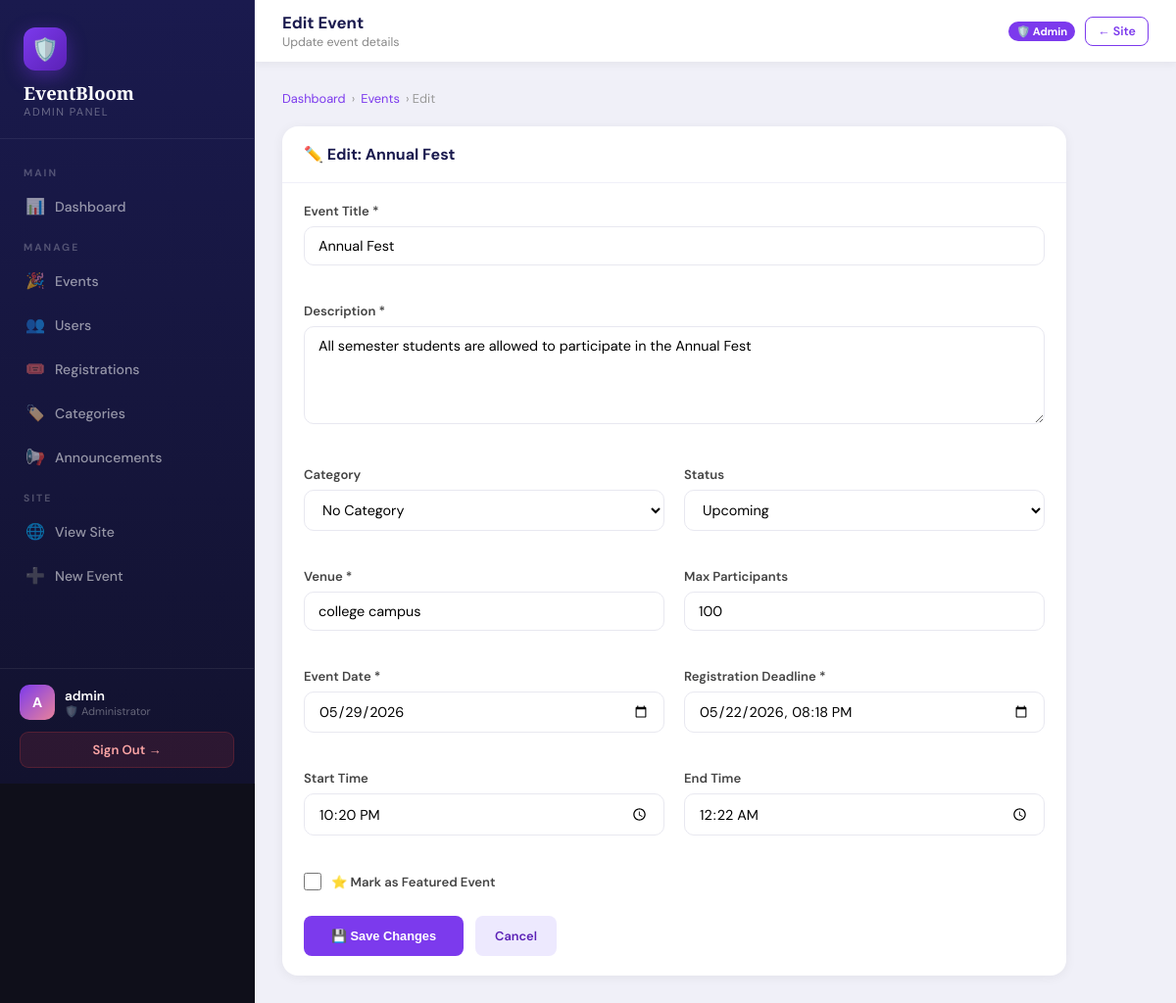
/admin-panel/events/2/edit/ (signed in), run on the app's committed database.
### events/models.py (models this page shows, shortened)
class Event(models.Model):
    STATUS_CHOICES = [
        ('upcoming', 'Upcoming'),
        ('ongoing', 'Ongoing'),
        ('completed', 'Completed'),
        ('cancelled', 'Cancelled'),
    ]
    title = models.CharField(max_length=200)
    description = models.TextField()
    category = models.ForeignKey(Category, on_delete=models.SET_NULL, null=True, blank=True)
    organizer = models.ForeignKey(User, on_delete=models.CASCADE, related_name='organized_events')
    venue = models.CharField(max_length=200)
    date = models.DateField()
    start_time = models.TimeField()
    end_time = models.TimeField()
    max_participants = models.PositiveIntegerField(default=100)
    registration_deadline = models.DateTimeField()
    status = models.CharField(max_length=20, choices=STATUS_CHOICES, default='upcoming')
    image_url = models.CharField(max_length=500, blank=True, default='')
    created_at = models.DateTimeField(auto_now_add=True)
    updated_at = models.DateTimeField(auto_now=True)
    is_featured = models.BooleanField(default=False)
    class Meta:
        ordering = ['date', 'start_time']

### events/views.py (the view)
    def wrapper(request, *args, **kwargs):
        if not request.user.is_authenticated or not request.user.is_staff:
            messages.error(request, 'Admin access required. Please login with admin credentials.')
            return redirect('admin_login')
        return view_func(request, *args, **kwargs)

### events/views.py (called while the page is built, shortened)
def admin_required(view_func):
    def wrapper(request, *args, **kwargs):
        if not request.user.is_authenticated or not request.user.is_staff:
            messages.error(request, 'Admin access required. Please login with admin credentials.')
            return redirect('admin_login')
        return view_func(request, *args, **kwargs)
    return wrapper

@admin_required
def admin_edit_event(request, pk):
    event = get_object_or_404(Event, pk=pk)
    categories = Category.objects.all()
    return render(request, 'events/admin_edit_event.html', {'event': event, 'categories': categories})

### templates/events/admin_edit_event.html (shortened to what this page needs)
{% extends 'events/admin_base.html' %}
{% block page_title %}Edit Event{% endblock %}
{% block page_sub %}Update event details{% endblock %}
{% block content %}
<div class="ap-breadcrumb">
  <a href="{% url 'admin_panel' %}">Dashboard</a> › <a href="{% url 'admin_events' %}">Events</a> › Edit
</div>
<div class="ap-card" style="max-width:800px;">
  <div class="ap-card-header">
    <span class="ap-card-title">✏️ Edit: {{ event.title|truncatechars:40 }}</span>
  </div>
  <div class="ap-card-body">
    <form method="post">
      <div class="ap-grid-2">
        <div class="ap-form-group" style="grid-column:1/-1;">
          <label class="ap-form-label">Event Title *</label>
          <input type="text" name="title" class="ap-form-input" value="{{ event.title }}" required>
        </div>
        <div class="ap-form-group" style="grid-column:1/-1;">
          <label class="ap-form-label">Description *</label>
          <textarea name="description" class="ap-form-textarea" required>{{ event.description }}</textarea>
        </div>
        <div class="ap-form-group">
          <label class="ap-form-label">Category</label>
          <select name="category" class="ap-form-select">
            <option value="">No Category</option>
          </select>
        </div>
        <div class="ap-form-group">
          <label class="ap-form-label">Status</label>
          <select name="status" class="ap-form-select">
            {% for val, label in event.STATUS_CHOICES %}
            <option value="{{ val }}" {% if event.status == val %}selected{% endif %}>{{ label }}</option>
            {% endfor %}
          </select>
        </div>
        <div class="ap-form-group">
          <label class="ap-form-label">Venue *</label>
          <input type="text" name="venue" class="ap-form-input" value="{{ event.venue }}" required>
        </div>
        <div class="ap-form-group">
          <label class="ap-form-label">Max Participants</label>
          <input type="number" name="max_participants" class="ap-form-input" value="{{ event.max_participants }}" min="1">
        </div>
        <div class="ap-form-group">
          <label class="ap-form-label">Event Date *</label>
          <input type="date" name="date" class="ap-form-input" value="{{ event.date|date:'Y-m-d' }}" required>
        </div>
        <div class="ap-form-group">
          <label class="ap-form-label">Registration Deadline *</label>
          <input type="datetime-local" name="registration_deadline" class="ap-form-input" value="{{ event.registration_deadline|date:'Y-m-d\TH:i' }}" required>
        </div>
        <div class="ap-form-group">
          <label class="ap-form-label">Start Time</label>
          <input type="time" name="start_time" class="ap-form-input" value="{{ event.start_time|time:'H:i' }}">
        </div>
        <div class="ap-form-group">
          <label class="ap-form-label">End Time</label>
          <input type="time" name="end_time" class="ap-form-input" value="{{ event.end_time|time:'H:i' }}">
        </div>
        <div class="ap-form-group" style="grid-column:1/-1;">
          <label style="display:flex; align-items:center; gap:10px; cursor:pointer;">
            <input type="checkbox" name="is_featured" {% if event.is_featured %}checked{% endif %} style="width:18px; height:18px; accent-color:#7c3aed;">
            <span class="ap-form-label" style="margin:0;">⭐ Mark as Featured Event</span>
          </label>
        </div>
      </div>
      <div style="display:flex; gap:12px; margin-top:8px;">
        <button type="submit" class="ap-btn ap-btn-primary" style="padding:12px 28px;">💾 Save Changes</button>
        <a href="{% url 'admin_events' %}" class="ap-btn ap-btn-edit" style="padding:12px 20px;">Cancel</a>
      </div>
    </form>
  </div>
</div>
{% endblock %}

### templates/events/admin_base.html (shortened to what this page needs)
{% load static %}
<!DOCTYPE html>
<html lang="en">
<head>
  <link rel="stylesheet" href="{% static 'css/style.css' %}">
</head>
<body>
<div class="ap-layout">
  <aside class="ap-sidebar" id="apSidebar">
    <div class="ap-sidebar-brand">
      <div class="brand-icon">🛡️</div>
      <div class="brand-name">EventBloom</div>
      <div class="brand-sub">Admin Panel</div>
    </div>
    <nav class="ap-nav">
      <div class="ap-nav-section">Main</div>
      <a href="{% url 'admin_panel' %}" class="ap-nav-link {% if request.resolver_match.url_name == 'admin_panel' %}active{% endif %}">
        <span class="nav-icon">📊</span> Dashboard
      </a>
      <div class="ap-nav-section">Manage</div>
      <a href="{% url 'admin_events' %}" class="ap-nav-link {% if 'admin_event' in request.resolver_match.url_name %}active{% endif %}">
        <span class="nav-icon">🎉</span> Events
      </a>
      <a href="{% url 'admin_users' %}" class="ap-nav-link {% if 'admin_user' in request.resolver_match.url_name %}active{% endif %}">
        <span class="nav-icon">👥</span> Users
      </a>
      <a href="{% url 'admin_registrations' %}" class="ap-nav-link {% if 'admin_registration' in request.resolver_match.url_name %}active{% endif %}">
        <span class="nav-icon">🎟️</span> Registrations
      </a>
      <a href="{% url 'admin_categories' %}" class="ap-nav-link {% if 'admin_categor' in request.resolver_match.url_name %}active{% endif %}">
        <span class="nav-icon">🏷️</span> Categories
      </a>
      <a href="{% url 'admin_announcements' %}" class="ap-nav-link {% if 'admin_announcement' in request.resolver_match.url_name %}active{% endif %}">
        <span class="nav-icon">📢</span> Announcements
      </a>
      <div class="ap-nav-section">Site</div>
      <a href="{% url 'home' %}" class="ap-nav-link" target="_blank">
        <span class="nav-icon">🌐</span> View Site
      </a>
      <a href="{% url 'create_event' %}" class="ap-nav-link">
        <span class="nav-icon">➕</span> New Event
      </a>
    </nav>
    <div class="ap-sidebar-footer">
      <div class="ap-user-info">
        <div class="ap-avatar">{{ user.first_name|first|upper|default:user.username|first|upper }}</div>
        <div>
          <div class="ap-user-name">{{ user.get_full_name|default:user.username }}</div>
          <div class="ap-user-role">🛡️ Administrator</div>
        </div>
      </div>
      <a href="{% url 'logout' %}" class="ap-logout-btn">Sign Out →</a>
    </div>
  </aside>
  <div class="ap-main">
    <div class="ap-topbar">
      <div style="display:flex; align-items:center; gap:12px;">
        <div>
          <div class="ap-topbar-title">{% block page_title %}Admin Panel{% endblock %}</div>
          <div class="ap-topbar-sub">{% block page_sub %}EventBloom Administration{% endblock %}</div>
        </div>
      </div>
      <div class="ap-topbar-actions">
        <span class="ap-topbar-badge">🛡️ Admin</span>
        <a href="{% url 'home' %}" class="ap-btn ap-btn-outline" style="font-size:0.78rem; padding:6px 12px;">← Site</a>
      </div>
    </div>
    <div class="ap-content">
      {% block content %}{% endblock %}
    </div>
  </div>
</div>
</body>
</html>

### static/css/style.css (style rules this page uses)
:root { --pink: #FFB3C6; --pink-light: #FFD6E0; --pink-deep: #E8829A; --lavender: #C9B8FF; --lavender-light: #E4DCFF; --mint: #B5EAD7; --mint-light: #D4F4E8; --peach: #FFDAB9; --peach-light:#FFF0E1; --sky: #B3D9FF; --sky-light: #DCF0FF; --yellow: #FFF3B0; --yellow-deep:#F0D060; --lilac: #E8D5F5; --cream: #FFF8F0; --white: #FFFFFF; --text-dark: #3D2C35; --text-mid: #6E5A65; --text-soft: #9E8A95; --border: #F0E6ED; --shadow-sm: 0 2px 12px rgba(200,150,180,0.12); --shadow-md: 0 8px 32px rgba(200,150,180,0.18); --shadow-lg: 0 20px 60px rgba(200,150,180,0.22); --radius-sm: 10px; --radius-md: 18px; --radius-lg: 28px; --radius-xl: 40px; }
*, *::before, *::after { box-sizing: border-box; margin: 0; padding: 0; }
html { scroll-behavior: smooth; }
body { font-family: 'DM Sans', sans-serif; background: var(--cream); color: var(--text-dark); min-height: 100vh; overflow-x: hidden; }

### data on the page
Event: title "Annual Fest", description "All semester students are allowed to participate in the Annual Fest", status "Upcoming", venue "college campus", max_participants "100", date "05/29/2026", registration_deadline "05/22/2026 20:18", start_time "22:20", end_time "00:22"

### other printed values
{{ user.first_name|first|upper|default:user.username|first|upper }} "A"
{{ user.get_full_name|default:user.username }} "admin"
